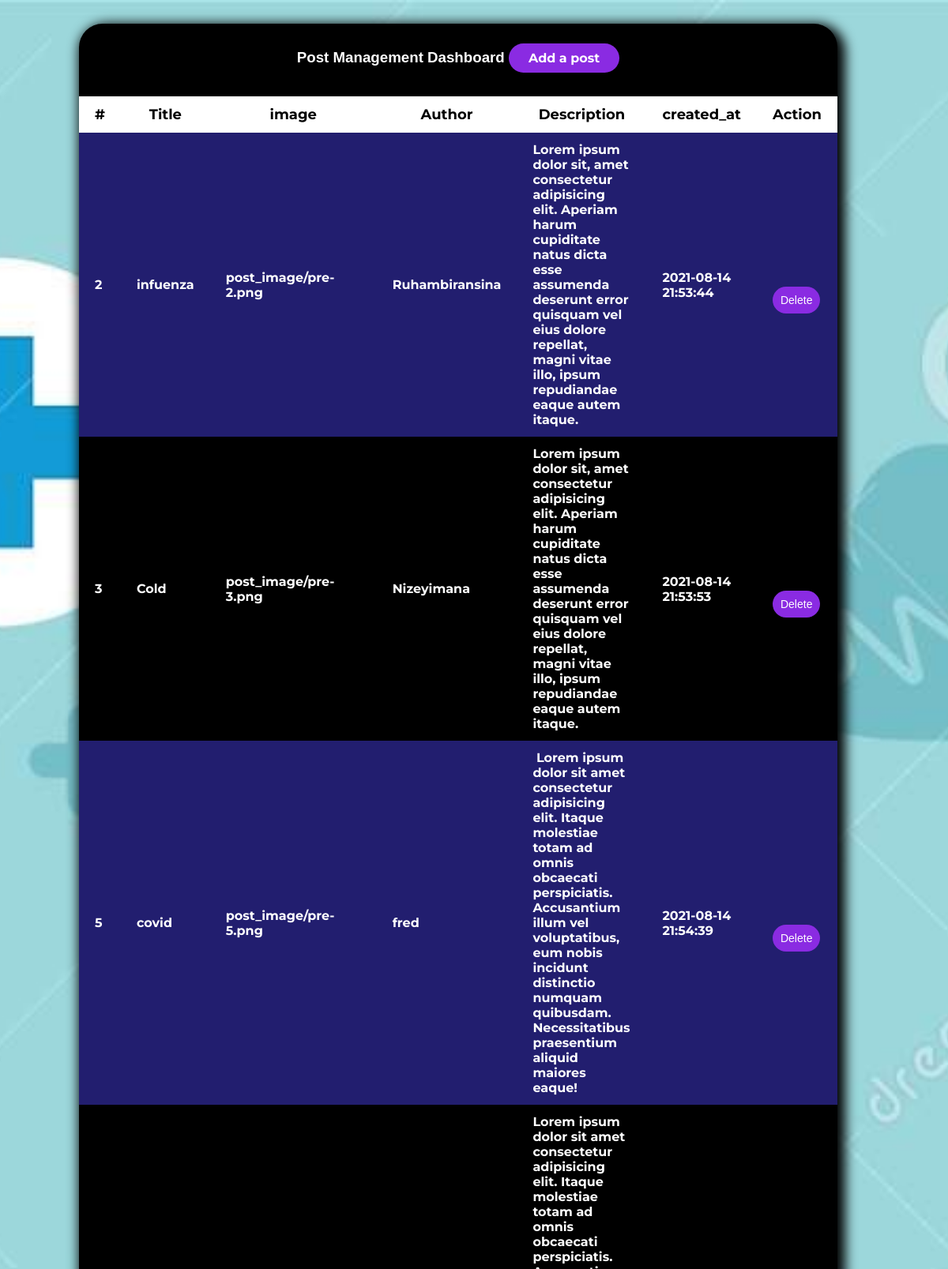
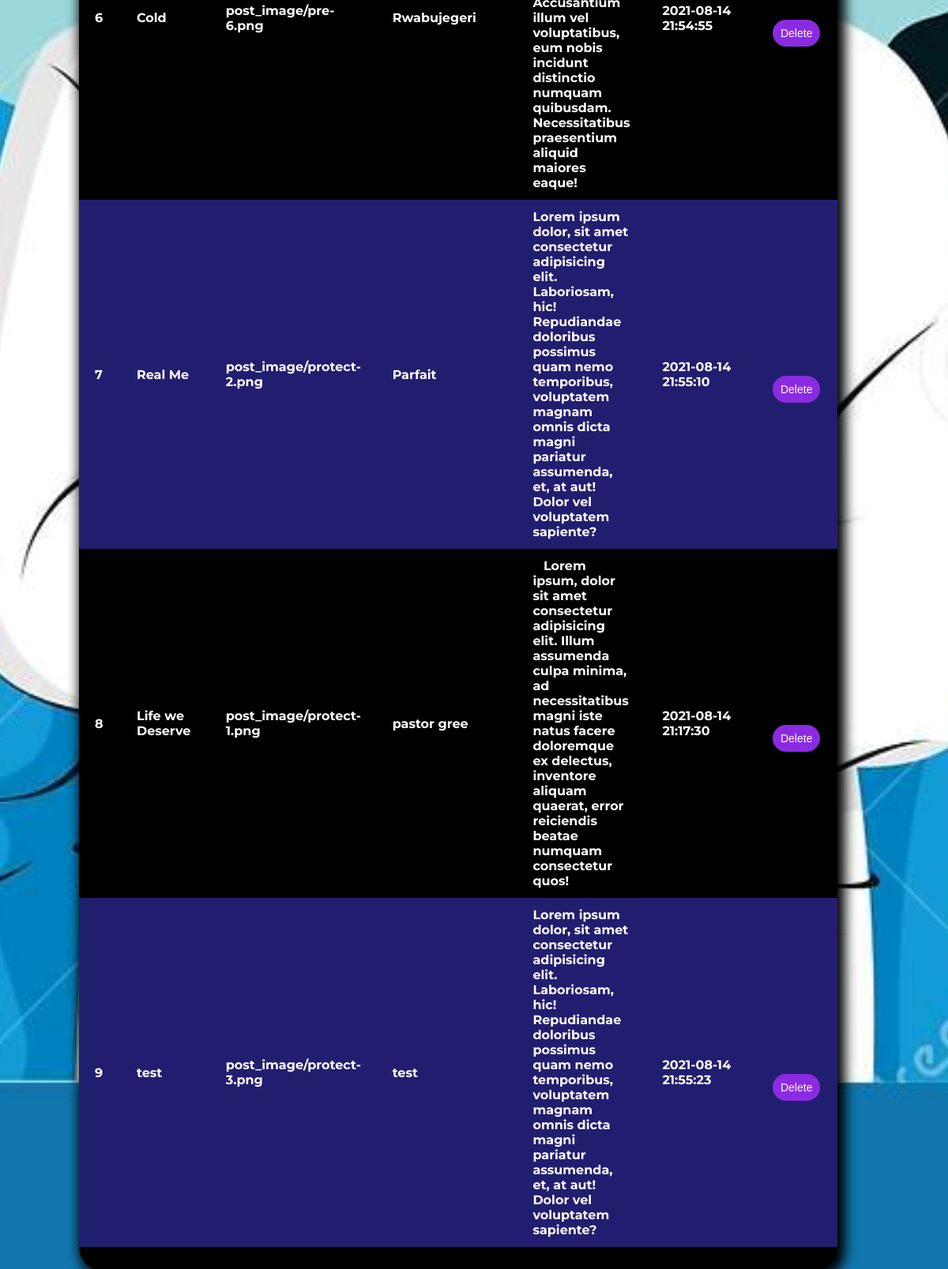
The page /health/Dashboard.php on the database its author committed (2 pictures, top to bottom).
### tables this page shows
CREATE TABLE `post` (
  `post_id` int(11) NOT NULL,
  `post_image` varchar(200) NOT NULL,
  `post_author` varchar(255) NOT NULL,
  `post_title` varchar(255) NOT NULL,
  `post_description` varchar(255) NOT NULL,
  `created_at` timestamp NOT NULL DEFAULT current_timestamp() ON UPDATE current_timestamp()
);

### health/Dashboard.php (the view, shortened to what this page needs)
<?php
include('dbconnect.php');
?>
<!DOCTYPE html>
<html lang="en">
<head>
    <link rel="stylesheet" href="dashboardstyle.css">
</head>
<body>
    <div class="table-container">
        <h3>Post Management Dashboard <button><a href="upload.php" style="text-decoration:none; color:#fff;">Add a post</a></button></h3>
        <table class="content-table">
            <thead>
                <tr>
                    <th>#</th>
                    <th>Title</th>
                    <th>image</th>
                    <th>Author</th>
                    <th>Description</th>
                    <th>created_at</th>
                    <th>Action</th>
                </tr>
            </thead>
            <?php
            $retrieve = "SELECT *FROM post";
            $result = mysqli_query($conn, $retrieve);
            while($row = mysqli_fetch_array($result)){
                ?>
            <tr>
                <td><?php echo $row["post_id"];?></td>
                <td><?php echo $row["post_title"];?></td>
                <td><?php echo $row["post_image"];?></td>
                <td><?php echo $row["post_author"];?></td>
                <td><?php echo $row["post_description"];?></td>
                <td><?php echo $row["created_at"];?></td>
                <td>
                    <form action="" method="POST">
                    <input type="submit" value="Delete" name="delete" class="button-edit">
                    </form>
                </td>
            </tr>
            <?php
              }
              echo "</table>";
?>
    </div>
</body>
</html>

### health/dashboardstyle.css (style rules this page uses)
* { margin: 0; padding: 0; box-sizing: border-box; }
body { background-image: url("./images/medical-team-hospital-healthcare-staff-set-doctors-medicine-profession-occupation-cartoon-flat-vector-illustration-178312714.jpg"); background-position: center; background-size: cover; background-repeat: no-repeat; background-position-y: 0px; }
li a, button { font-family: "Montserrat", sans-serif; font-weight: bold; font-size: 16px; color: white; text-decoration: none; }
button { color: white; padding: 9px 25px; background-color: blueviolet; border: none; border-radius: 50px; cursor: pointer; transition: all 0.3s ease 0s; }
h3 { font-family: "Monserrat", sans-serif; color: white; text-align: center; margin-top: 25px; }
.table-container { position: relative; width: 80%; left: 100px; white-space: nowrap; background-color: black; border-collapse: collapse; overflow: hidden; border-radius: 30px; box-shadow: 5px 5px 15px 5px black; margin-top: 30px; }
.content-table { font-family: "Montserrat", sans-serif; color: white; }
.content-table { border-collapse: collapse; margin: 30px 0px; font-size: 16px; min-width: 400px; font-weight: bolder; }
.content-table thead tr { color: black; text-align: center; font-weight: bolder; font-size: 18px; }
.content-table th { background-color: white; }
.content-table th, .content-table td { padding: 12px 20px; white-space: pre-wrap; }
.content-table tr td form .button-edit { color: white; padding: 9px 10px; background-color: blueviolet; border: none; border-radius: 50px; cursor: pointer; transition: all 0.3s ease 0s; font-size: 14px; }
tr:nth-child(odd) { background-color: #221e6f; }

### rows shown on the page
post: post_id "2", post_title "infuenza", post_image "post_image/pre-2.png", post_author "Ruhambiransina", post_description "Lorem ipsum dolor sit, amet consectetur adipisicing elit. Aperiam harum cupiditate natus dicta esse assumenda deserunt error quisquam vel eius dolore repellat, magni vitae illo, ipsum repudiandae eaque autem itaque.", created_at "2021-08-14 21:53:44"
post: post_id "3", post_title "Cold", post_image "post_image/pre-3.png", post_author "Nizeyimana", post_description "Lorem ipsum dolor sit, amet consectetur adipisicing elit. Aperiam harum cupiditate natus dicta esse assumenda deserunt error quisquam vel eius dolore repellat, magni vitae illo, ipsum repudiandae eaque autem itaque.", created_at "2021-08-14 21:53:53"
post: post_id "5", post_title "covid", post_image "post_image/pre-5.png", post_author "fred", post_description "Lorem ipsum dolor sit amet consectetur adipisicing elit. Itaque molestiae totam ad omnis obcaecati perspiciatis. Accusantium illum vel voluptatibus, eum nobis incidunt distinctio numquam quibusdam. Necessitatibus praesentium aliquid maiores eaque!", created_at "2021-08-14 21:54:39"
post: post_id "6", post_title "Cold", post_image "post_image/pre-6.png", post_author "Rwabujegeri", post_description "Lorem ipsum dolor sit amet consectetur adipisicing elit. Itaque molestiae totam ad omnis obcaecati perspiciatis. Accusantium illum vel voluptatibus, eum nobis incidunt distinctio numquam quibusdam. Necessitatibus praesentium aliquid maiores eaque!", created_at "2021-08-14 21:54:55"
post: post_id "7", post_title "Real Me", post_image "post_image/protect-2.png", post_author "Parfait", post_description "Lorem ipsum dolor, sit amet consectetur adipisicing elit. Laboriosam, hic! Repudiandae doloribus possimus quam nemo temporibus, voluptatem magnam omnis dicta magni pariatur assumenda, et, at aut! Dolor vel voluptatem sapiente?", created_at "2021-08-14 21:55:10"
post: post_id "8", post_title "Life we Deserve", post_image "post_image/protect-1.png", post_author "pastor gree", post_description "Lorem ipsum, dolor sit amet consectetur adipisicing elit. Illum assumenda culpa minima, ad necessitatibus magni iste natus facere doloremque ex delectus, inventore aliquam quaerat, error reiciendis beatae numquam consectetur quos!", created_at "2021-08-14 21:17:30"
post: post_id "9", post_title "test", post_image "post_image/protect-3.png", post_author "test", post_description "Lorem ipsum dolor, sit amet consectetur adipisicing elit. Laboriosam, hic! Repudiandae doloribus possimus quam nemo temporibus, voluptatem magnam omnis dicta magni pariatur assumenda, et, at aut! Dolor vel voluptatem sapiente?", created_at "2021-08-14 21:55:23"
